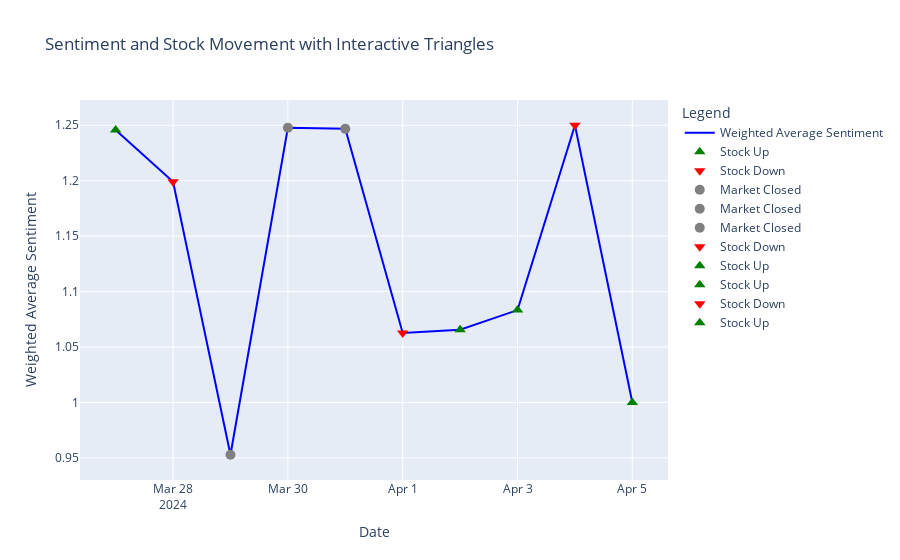

Notebook code cell kept with this figure:
### Code cell
import plotly.graph_objects as go

# Creating the line plot for weighted average sentiment
fig = go.Figure()
fig.add_trace(go.Scatter(x=weighted_avg_df['date'], y=weighted_avg_df['weighted_average'], mode='lines', name='Weighted Average Sentiment', line=dict(color='blue')))

# Adding markers for actual stock labels
for i, row in weighted_avg_df.iterrows():
    if row['actual_label'] == 1:
        fig.add_trace(go.Scatter(x=[row['date']], y=[row['weighted_average']], mode='markers', marker_symbol='triangle-up', marker_color='green', marker_size=10, name='Stock Up'))
    elif row['actual_label'] == 0:
        fig.add_trace(go.Scatter(x=[row['date']], y=[row['weighted_average']], mode='markers', marker_symbol='triangle-down', marker_color='red', marker_size=10, name='Stock Down'))
    else:
        fig.add_trace(go.Scatter(x=[row['date']], y=[row['weighted_average']], mode='markers', marker_symbol='circle', marker_color='grey', marker_size=10, name='Market Closed'))

# Setting layout for the figure
fig.update_layout(title='Sentiment and Stock Movement with Interactive Triangles', xaxis_title='Date', yaxis_title='Weighted Average Sentiment', legend_title='Legend')
fig.show()

### Figure 1 — Plotly figure (JSON) as saved in the notebook; plotly's stock layout.template omitted (floating-point values rounded to 4 significant figures)
{"data": [{"line": {"color": "blue"}, "mode": "lines", "name": "Weighted Average Sentiment", "type": "scatter", "x": ["2024-03-27T00:00:00", "2024-03-28T00:00:00", "2024-03-29T00:00:00", "2024-03-30T00:00:00", "2024-03-31T00:00:00", "2024-04-01T00:00:00", "2024-04-02T00:00:00", "2024-04-03T00:00:00", "2024-04-04T00:00:00", "2024-04-05T00:00:00"], "y": [1.246, 1.199, 0.9529, 1.248, 1.247, 1.063, 1.066, 1.083, 1.25, 1]}, {"marker": {"color": "green", "size": 10, "symbol": "triangle-up"}, "mode": "markers", "name": "Stock Up", "type": "scatter", "x": ["2024-03-27T00:00:00"], "y": [1.246]}, {"marker": {"color": "red", "size": 10, "symbol": "triangle-down"}, "mode": "markers", "name": "Stock Down", "type": "scatter", "x": ["2024-03-28T00:00:00"], "y": [1.199]}, {"marker": {"color": "grey", "size": 10, "symbol": "circle"}, "mode": "markers", "name": "Market Closed", "type": "scatter", "x": ["2024-03-29T00:00:00"], "y": [0.9529]}, {"marker": {"color": "grey", "size": 10, "symbol": "circle"}, "mode": "markers", "name": "Market Closed", "type": "scatter", "x": ["2024-03-30T00:00:00"], "y": [1.248]}, {"marker": {"color": "grey", "size": 10, "symbol": "circle"}, "mode": "markers", "name": "Market Closed", "type": "scatter", "x": ["2024-03-31T00:00:00"], "y": [1.247]}, {"marker": {"color": "red", "size": 10, "symbol": "triangle-down"}, "mode": "markers", "name": "Stock Down", "type": "scatter", "x": ["2024-04-01T00:00:00"], "y": [1.063]}, {"marker": {"color": "green", "size": 10, "symbol": "triangle-up"}, "mode": "markers", "name": "Stock Up", "type": "scatter", "x": ["2024-04-02T00:00:00"], "y": [1.066]}, {"marker": {"color": "green", "size": 10, "symbol": "triangle-up"}, "mode": "markers", "name": "Stock Up", "type": "scatter", "x": ["2024-04-03T00:00:00"], "y": [1.083]}, {"marker": {"color": "red", "size": 10, "symbol": "triangle-down"}, "mode": "markers", "name": "Stock Down", "type": "scatter", "x": ["2024-04-04T00:00:00"], "y": [1.25]}, {"marker": {"color": "green", "size": 10, "symbol": "triangle-up"}, "mode": "markers", "name": "Stock Up", "type": "scatter", "x": ["2024-04-05T00:00:00"], "y": [1]}], "layout": {"legend": {"title": {"text": "Legend"}}, "title": {"text": "Sentiment and Stock Movement with Interactive Triangles"}, "xaxis": {"title": {"text": "Date"}}, "yaxis": {"title": {"text": "Weighted Average Sentiment"}}}}
